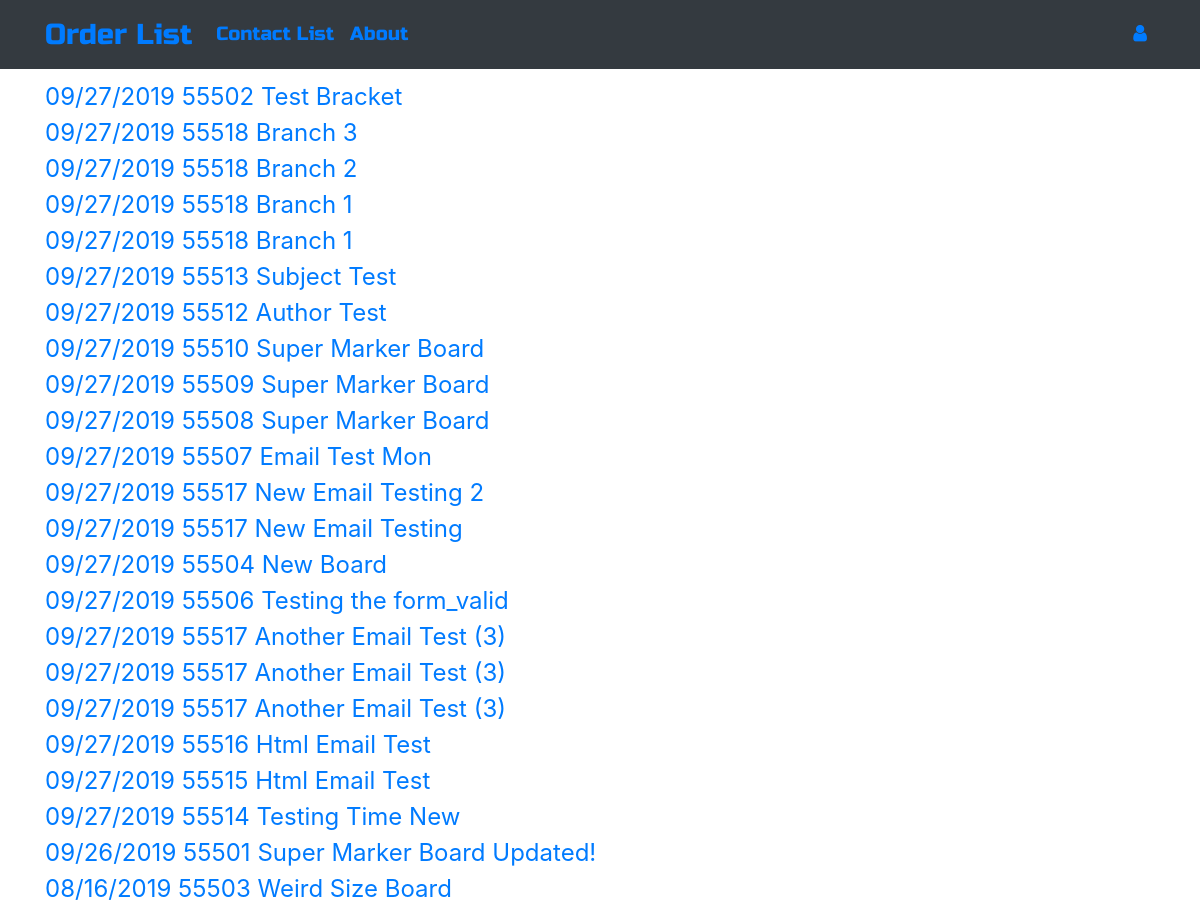
The app's page /, older data.
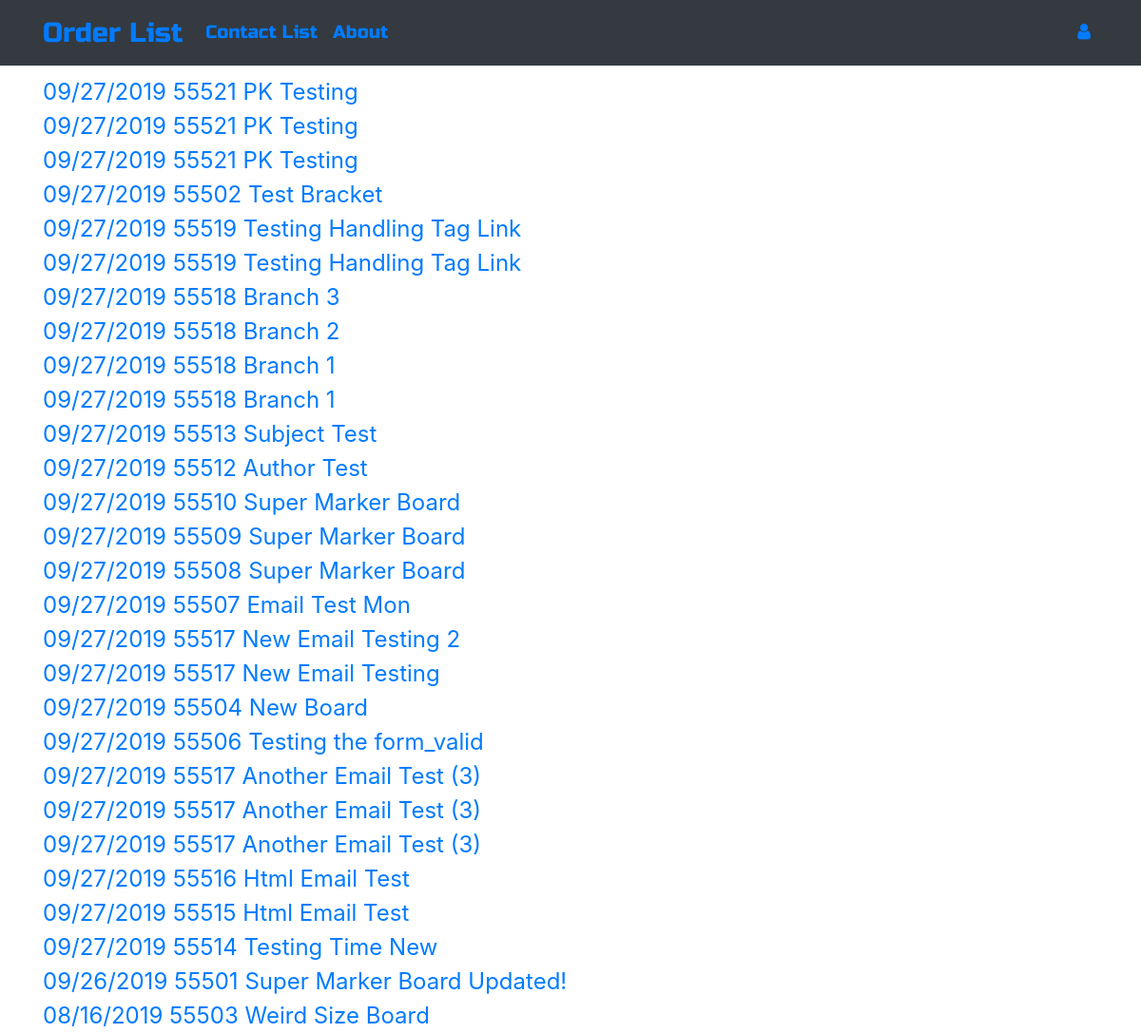
The same page, newer data.
### ordermanager/models.py (models this page shows, shortened)
class Order(models.Model):
    CUSTOMERS = (
        ("American Woodmark Corporation", "American Woodmark Corporation"),
        ("ACP", "ACP"),
        ("Jim Bishop", "Jim Bishop"),
        ("Fabritec", "Fabritec"),
        ("Hanssem", "Hanssem"),
        ("KabinArt", "KabinArt"),
        ("Legacy", "Legacy"),
        ("MasterBrand Cabinets, Inc", "MasterBrand Cabinets, Inc"),
        ("Unicor", "Unicor"),
    )
    CARRIER = (
        ("UPEXP", "UPEXP"),
        ("UPSAR", "UPSAR"),
        ("UPSBL", "UPSBL"),
        ("UPSCN", "UPSCN"),
        ("UPSGR", "UPSGR"),
        ("UPSRD", "UPSRD"),
        ("UPSRS", "UPSRS"),
        ("UPSSV", "UPSSV"),
        ("UPSWX", "UPSWX"),
        ("UPS2A", "UPS2A"),
        ("UPS3D", "UPS3D"),
        ("FX2DY", "FX2DY"),
        ("FXSTD", "FXSTD"),
        ("FXPAM", "FXPAM"),
        ("FXGRN", "FXGRN"),
        ("FXFNL", "FXFNL"),
        ("Customer Pickup", "Customer Pickup"),
    )
    REASON = (
        ("New Product", "New Product"),
        ("Not Applicable", "Not Applicable"),
        ("Unusual Size", "Unusual Size"),
        ("Unusual Profile", "Unusual Profile"),
        ("Unusual Material", "Unusual Material"),
        ("Obsolete Product", "Obsolete Product"),
        ("Non-Existing Material Specification", "Non-Existing Material Specification"),  # Order 26
        ("Customer Sample", "Customer Sample"),  # Order 26
        ("Special Assembly", "Special Assembly"),  # Order 26
        ("Special Inspection", "Special Inspection"),
        ("Special Packaging", "Special Packaging"),  # Order 26
        ("Profile Testing", "Profile Testing"),  # Order 26
        ("Process Testing", "Process Testing"),  # Order 26
    )
    TOOLING = (
        ("On Floor", "On Floor"),
        ("In Grinding Room", "In Grinding Room"),
        ("Other - See Notes", "Other - See Notes"),
    )
    author = models.ForeignKey('auth.User', on_delete=models.CASCADE)
    order_number = models.CharField(max_length=255)
    order_reason = models.CharField(max_length=50, choices=REASON)
    customer = models.CharField(max_length=50, choices=CUSTOMERS)
    product_name = models.CharField(max_length=255)
    title = models.CharField(max_length=255)
    design_code = models.CharField(max_length=255)
    carrier = models.CharField(max_length=20, choices=CARRIER)
    ship_date = models.DateField()
    process_date = models.DateField()
    sequence_numbers = models.CharField(max_length=255)
    tooling_status = models.CharField(max_length=20, choices=TOOLING)
    programming_status = models.BooleanField(default=False)
    engineering_framing_setup = models.BooleanField(default=False)
    engineering_panel_setup = models.BooleanField(default=False)
    engineering_lipping_setup = models.BooleanField(default=False)
    engineering_assembly = models.BooleanField(default=False)
    engineering_options = models.BooleanField(default=False)
    engineering_other = models.BooleanField(default=False)
    order_notes = models.TextField(blank=True, null=True)
    feedback = models.TextField(blank=True, null=True)
    date = models.DateTimeField()
    def __str__(self):
        return f"{self.date.strftime('%m/%d/%Y')}  {self.order_number}  {self.product_name}"

### ordermanager/views.py (the view)
# urls.py: path('', views.OrderListView.as_view(), name='order_list'),
class OrderListView(ListView):
    model = Order
    def get_queryset(self):
        return Order.objects.filter().order_by('-date')

### ordermanager/templates/ordermanager/order_list.html
{% extends "ordermanager/base.html" %}
{% block content %}
<div class="centerstage">
    {% for order in order_list %}
        <div class="order">
            <a href="{% url 'order_detail' pk=order.pk %}">{{ order }}</a>
        </div>
    {% endfor %}
</div>
{% endblock %}

Row changes from the older to the newer data that the page shows:
added Order: date+order_number+product_name "09/27/2019 55521 PK Testing"
added Order: date+order_number+product_name "09/27/2019 55521 PK Testing"
added Order: date+order_number+product_name "09/27/2019 55521 PK Testing"
added Order: date+order_number+product_name "09/27/2019 55519 Testing Handling Tag Link"
added Order: date+order_number+product_name "09/27/2019 55519 Testing Handling Tag Link"
